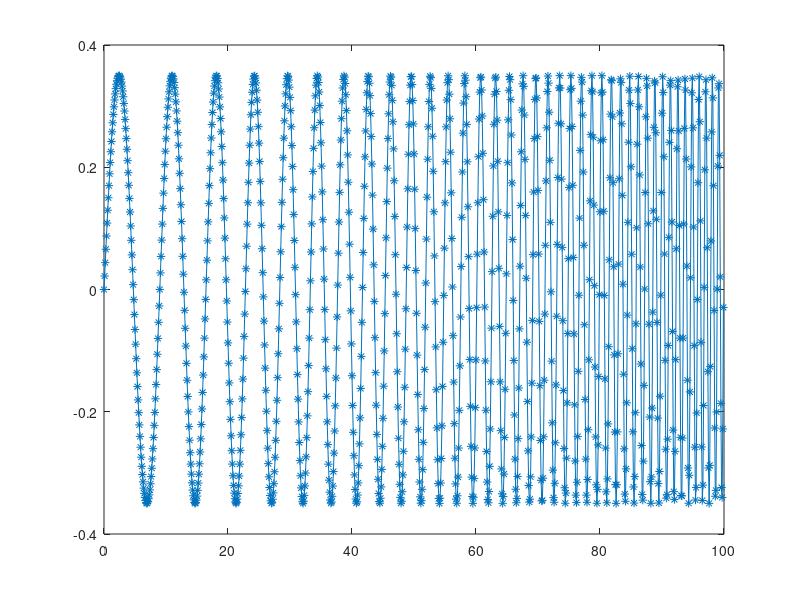

Here is the MATLAB script that generated this plot:
a = 1/10;
b = 1;
start = 0;
slut = 100;
fs = b*10;
t = 0:1/fs:100;
y = 0.79*chirp(t, a, t(end), b,'logarithmic');
plot(t, y, '*-');
%%
fs = 10; % sample rate
f1 = 1/10; % start freq
f2 = 1; % end freq
T = 100; %second run time 
 
w1=2*pi*f1;
w2=2*pi*f2;
t=0:1/fs:(T*fs-1)/fs;
K=T*w1/log(w2/w1);
L=T/log(w2/w1);
sweep=0.349880*sin(K.*(exp(t./L)-1)); %sweep data set
csvwrite('newFreqSweep100S10SAMPLEFREQ_ONETEENTHtoONE.csv',sweep);
plot(t,sweep,'*-')
